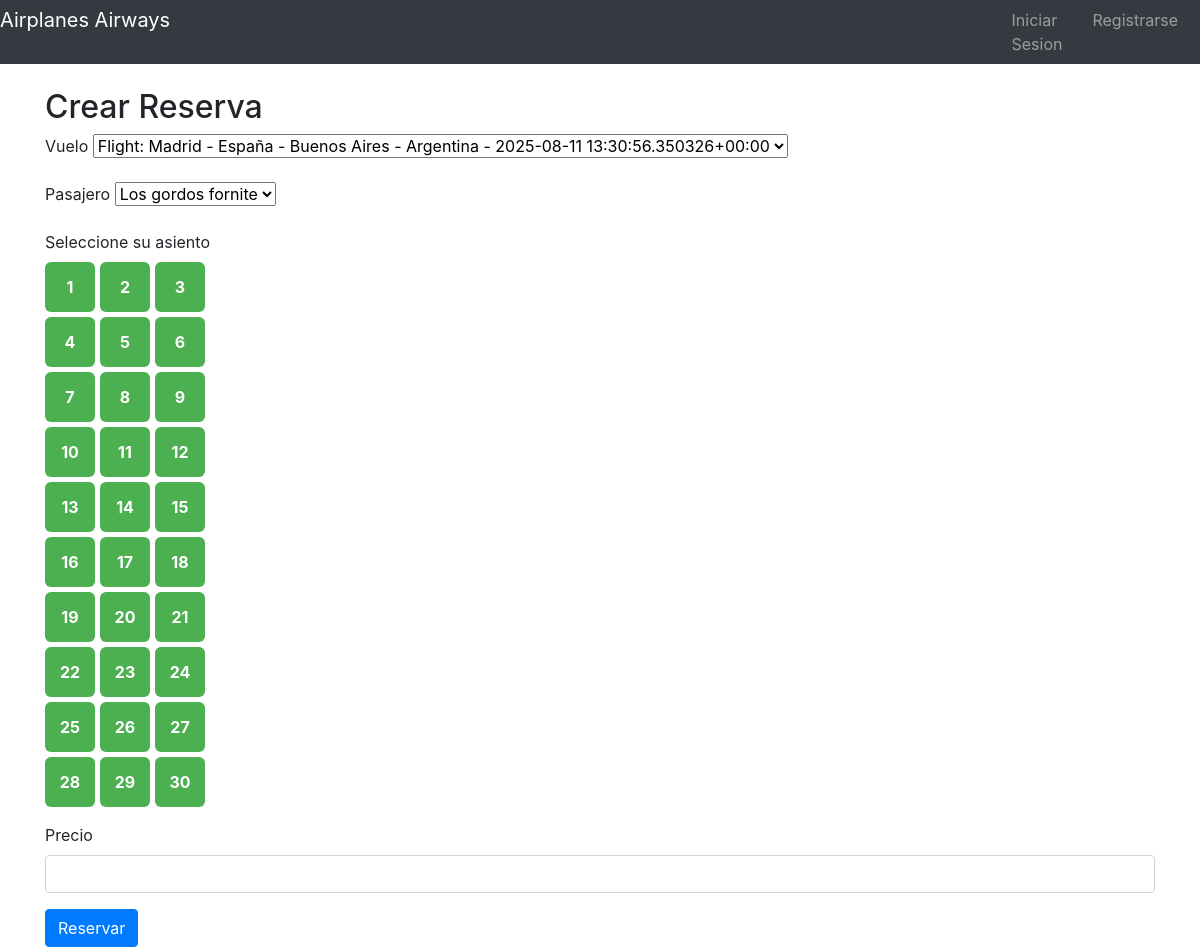
Page /reservations/reservation_create/ on the committed database.
### apps/airplanes/models.py (models this page shows, shortened)
class Seating(models.Model):
    airplane_id = models.ForeignKey(
        Airplane,
        on_delete=models.CASCADE,
        related_name='seatings',
    )
    number = models.IntegerField()
    row = models.IntegerField()
    column = models.IntegerField()
    type = models.CharField(max_length=100)
    state = models.BooleanField(default=False)

### apps/reservations/views.py (the view, shortened to what this page needs)
class ReservationCreate(CreateView):
    model = Reservation
    queryset = Reservation.objects.all()   # <- explícito para evitar el error
    form_class = ReservationForm
    template_name = 'reservations/create.html'
    success_url = reverse_lazy('reservation_list')
    def get_form_kwargs(self):
        kwargs = super().get_form_kwargs()
        airplane = Airplane.objects.first()
        kwargs['airplane'] = airplane
        return kwargs
    def get_context_data(self, **kwargs):
        context = super().get_context_data(**kwargs)
        airplane = Airplane.objects.first()
        context['airplane'] = airplane
        seatings = []
        for row in range(1, airplane.rows + 1):
            for col in range(1, airplane.columns + 1):
                number = (row - 1) * airplane.columns + col
                seat_obj, created = Seating.objects.get_or_create(
                    airplane_id=airplane,
                    row=row,
                    column=col,
                    defaults={
                        'number': number,
                        'type': 'Normal',
                        'state': False
                    }
                )
                seatings.append(seat_obj)
        context['seatings'] = seatings
        context['flights'] = Flight.objects.all()
        context['passengers'] = Passenger.objects.all()
        return context

### apps/reservations/forms.py
class ReservationForm(forms.ModelForm):
    class Meta:
        model = Reservation
        fields = ['flight_id', 'passenger_id', 'seating_id', 'price']
    def __init__(self, *args, **kwargs):
        airplane = kwargs.pop('airplane', None)  # Sacamos airplane para que no moleste
        super().__init__(*args, **kwargs)
        qs = Seating.objects.filter(state=False)
        if airplane:
            qs = qs.filter(airplane_id=airplane)
        self.fields['seating_id'].queryset = qs

### apps/flights/models.py (called while the page is built)
    def __str__(self):
        return f'Flight: {self.origin} - {self.destination} - {self.departure_date}'

### apps/reservations/templates/reservations/create.html (shortened to what this page needs)
{% extends "base.html" %}
{% block content %}
<div class="container mt-4">
    <h2>Crear Reserva</h2>
    <form method="post" id="reservation-form">
        <div class="mb-3">
            <label for="flight_id">Vuelo</label>
            <select name="flight_id" id="flight_id" class="form-select" required>
                {% for flight in flights %}
                    <option value="{{ flight.id }}">{{ flight }}</option>
                {% endfor %}
            </select>
        </div>
        <div class="mb-3">
            <label for="passenger_id">Pasajero</label>
            <select name="passenger_id" id="passenger_id" class="form-select" required>
                {% for passenger in passengers %}
                    <option value="{{ passenger.id }}">{{ passenger.name }}</option>
                {% endfor %}
            </select>
        </div>
        <div class="mb-3">
            <label>Seleccione su asiento</label>
            <div class="seat-map" style="display: grid; grid-template-columns: repeat({{ airplane.columns }}, 50px); gap: 5px;">
                {% for seat in seatings %}
                <div class="seat {% if seat.state %}occupied{% else %}available{% endif %}"
                data-seat-id="{{ seat.id }}"
                title="Fila {{ seat.row }} - Columna {{ seat.column }}">
            {{ seat.number }}
           </div>
                {% endfor %}
            </div>
        </div>
        <div class="mb-3">
            <label for="price">Precio</label>
            <input type="number" step="0.01" name="price" id="price" class="form-control" required>
        </div>
        <button type="submit" class="btn btn-primary">Reservar</button>
    </form>
</div>
{% endblock %}

### apps/reservations/templates/reservations/create.html (style rules this page uses)
.seat { width: 50px; height: 50px; display: flex; align-items: center; justify-content: center; border-radius: 6px; font-weight: bold; cursor: pointer; }
.available { background-color: #4CAF50; color: white; }

### rows in the picture
Seating: number "1"
Seating: number "2"
Seating: number "3"
Seating: number "4"
Seating: number "5"
Seating: number "6"
Seating: number "7"
Seating: number "8"
Seating: number "9"
Seating: number "10"
Seating: number "11"
Seating: number "12"
Seating: number "13"
Seating: number "14"
Seating: number "15"
Seating: number "16"
Seating: number "17"
Seating: number "18"
Seating: number "19"
Seating: number "20"
Seating: number "21"
Seating: number "22"
Seating: number "23"
Seating: number "24"
Seating: number "25"
Seating: number "26"
Seating: number "27"
Seating: number "28"
Seating: number "29"
Seating: number "30"

### other values in the picture
form field flight_id "Flight: Madrid - España - Buenos Aires - Argentina - 2025-08-11 13:30:56.350326+00:00"
form field passenger_id "Los gordos fornite"
